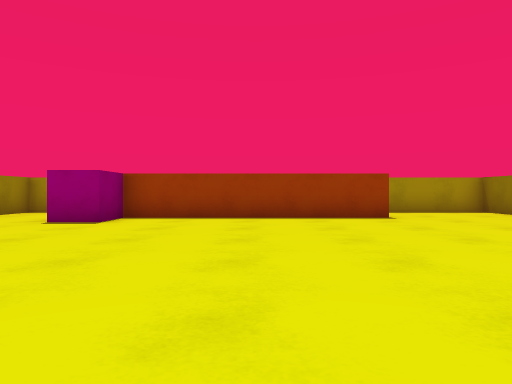
[1] (above)

13 first-person views from a walk through a scene from a Unity 3-D project. The camera is 0.58 m above the floor, looks level and sees 70° across. The floor is counted in squares, 1 m on a side. Each view is taken from the middle of a square. On the plan, view 1 faces up. The plan holds only what a view shows up to about 10 squares ahead; the rest is blank. The player character is not drawn.

[2]
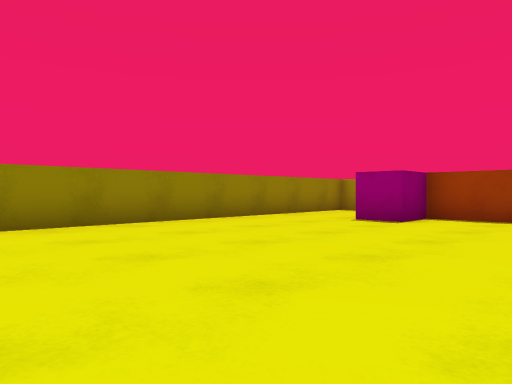

[3]
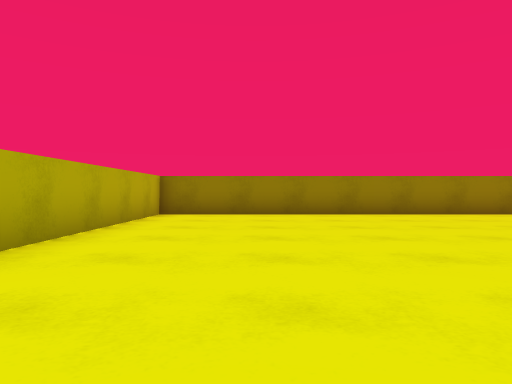

[4]
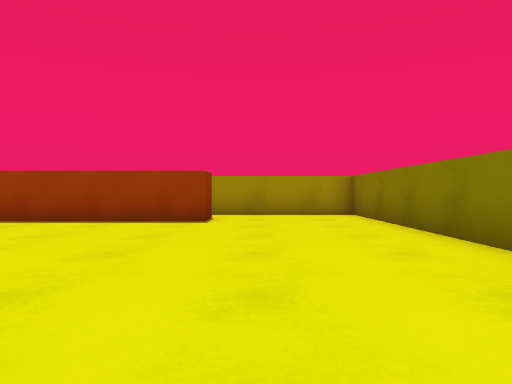

[5]
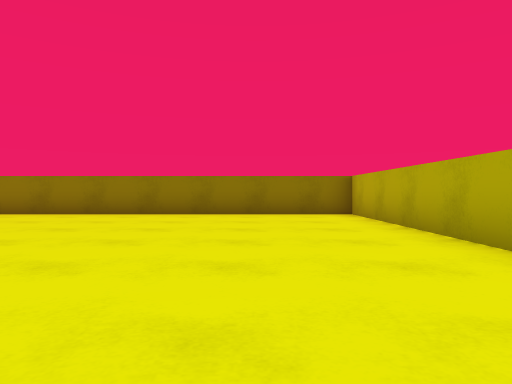

[6]
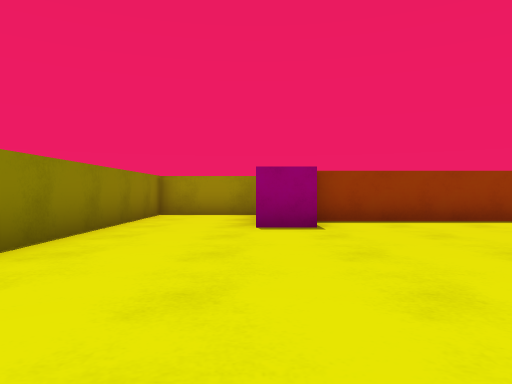

[7]
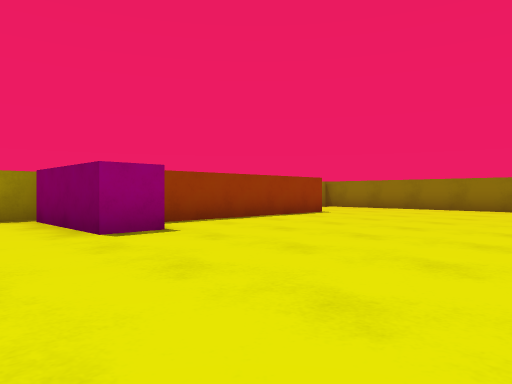

[8]
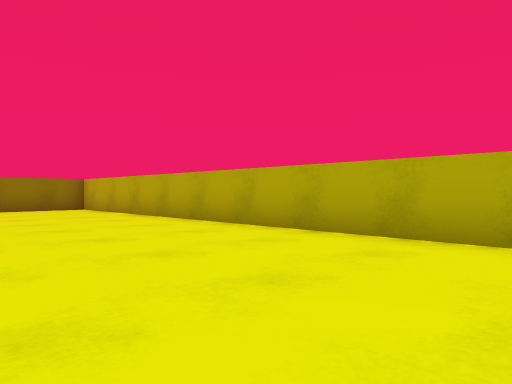

[9]
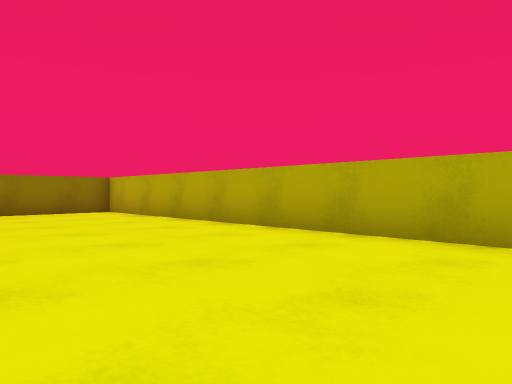

[10]
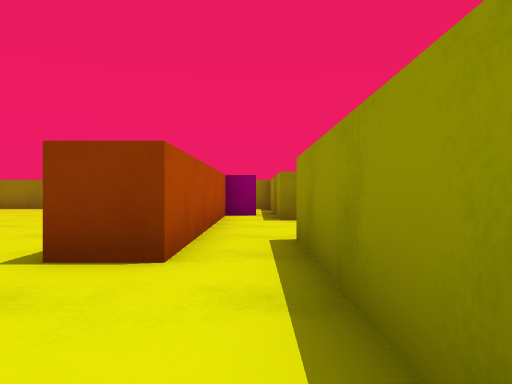

[11]
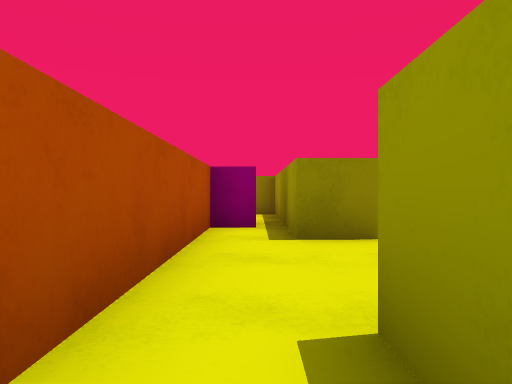

[12]
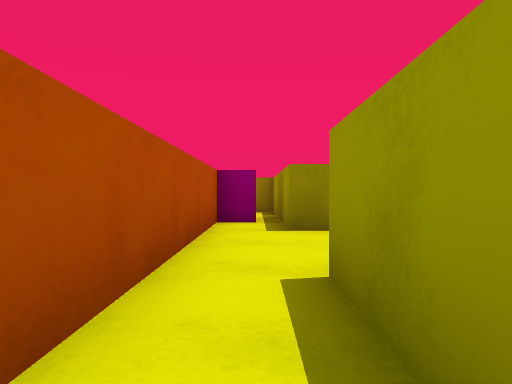

[13]
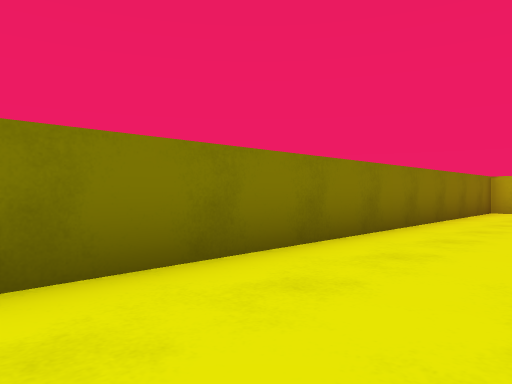

### Floor plan
Ten units are one square. View 1 is at (0, 0); x grows to the right and y downward. Boxes are objects, and circles mark ways between rooms. Rooms are numbered by the first view taken in them; rooms with no view inside come last. Other rooms are left out.
<svg viewBox="-70 -120 140 150">
<path fill="none" stroke="#000" d="M30 -93 30 -82 -30 -82 -30 -70 -40 -70 -40 -100M-35 -105 -65 -105 -65 25 65 25 65 -105 35 -105M-15 -115 -15 -105 -35 -105M-30 -100 -30 -93 30 -93M35 -105 15 -105"/>
<circle cx="30" cy="-100" r="3" fill="#2a7"/>
<text x="0" y="-30">1</text>
<text x="0" y="-100">2</text>
</svg>
Room 1 opens to room 2.

Where each view was taken, in squares from view 1:
view 1: 0 up, 0 right, facing up
view 2: 0 up, 0 right, facing up-left
view 3: 0 up, 3 right, facing left
view 4: 1 up, 4 right, facing up
view 5: 0 up, 3 left, facing right
view 6: 1 up, 4 left, facing up
view 7: 2 up, 6 left, facing up-right
view 8: 2 up, 6 left, facing down-right
view 9: 2 up, 4 left, facing down-right
view 10: 10 up, 6 right, facing left
view 11: 10 up, 3 right, facing left
view 12: 10 up, 4 right, facing left
view 13: 9 up, 4 right, facing down-right
